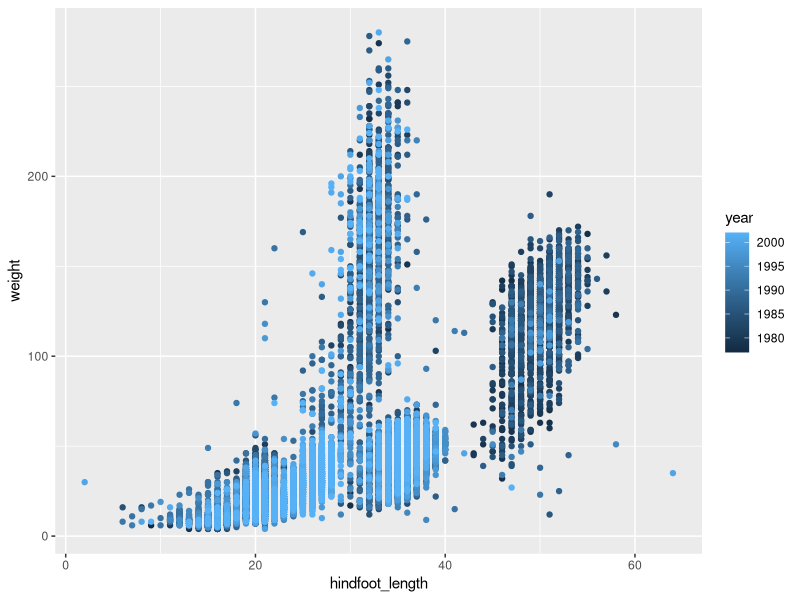
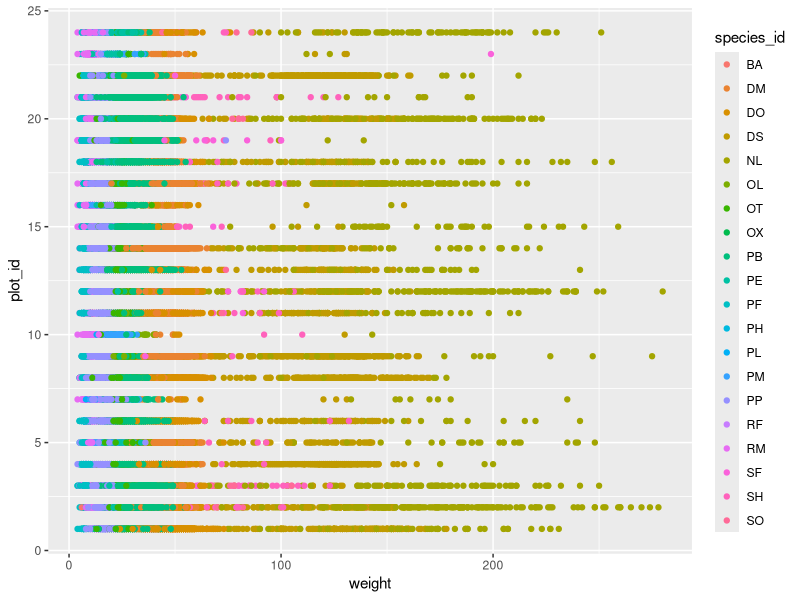
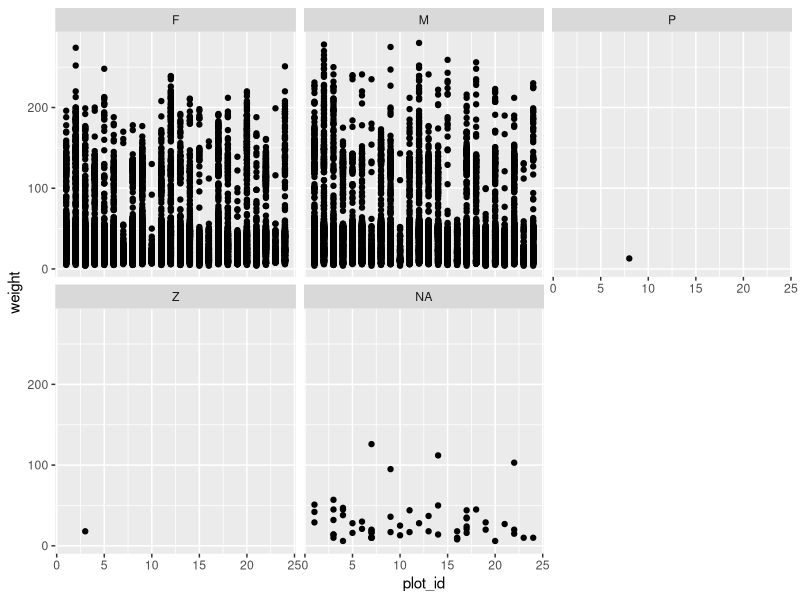
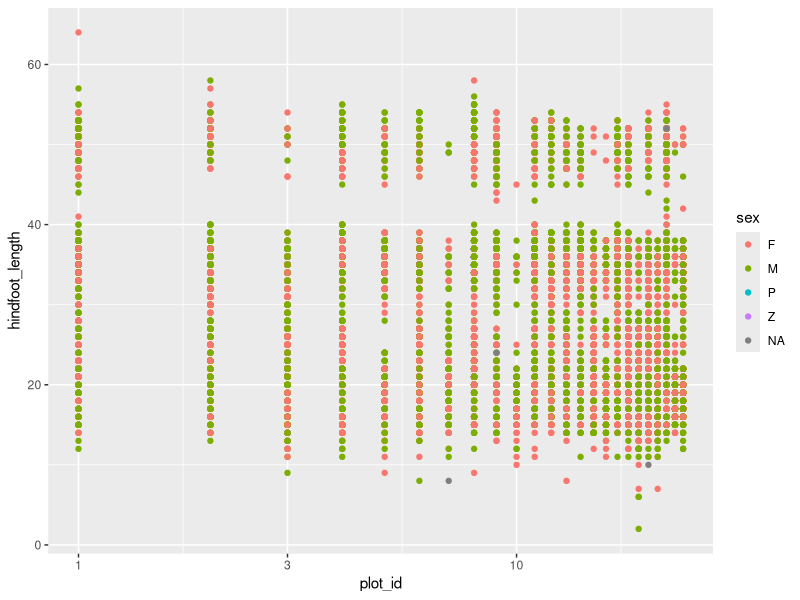
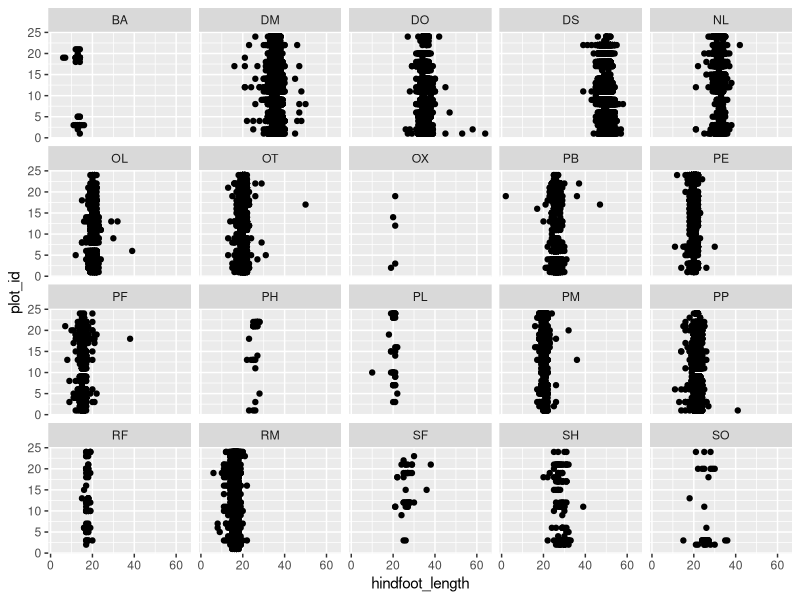
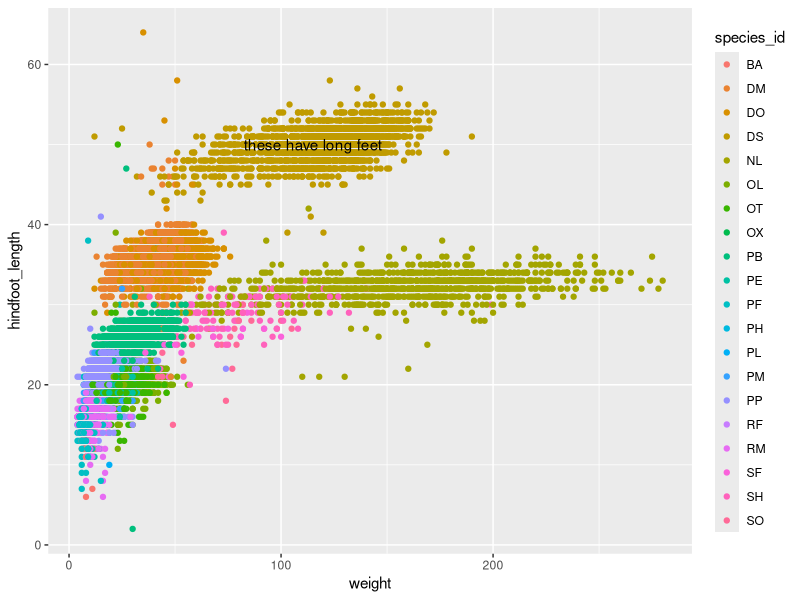

Source code (R) for these figures, in order:
## ---- chunk 1
knitr::opts_chunk$set(echo = TRUE)
## ---- chunk 2
library(tidyverse)
library(dplyr)
library(readr)
surveys_complete <- read_csv("data/surveys_complete.csv")
str(surveys_complete)
## ---- chunk 3
by_sex <- surveys_complete %>% 
  group_by(sex) %>%
  summarize(mean_hindfoot = mean(hindfoot_length, na.rm = TRUE),
            mean_weight = mean(weight, na.rm = TRUE))
## ---- chunk 4
by_species <- surveys_complete %>% 
  group_by(species_id) %>%
  summarize(mean_hindfoot = mean(hindfoot_length, na.rm = TRUE),
            mean_weight = mean(weight, na.rm = TRUE))
## ---- chunk 5
ggplot(data = surveys_complete) +
  geom_point(mapping = aes(x = hindfoot_length, y = weight, color = year))


## ---- chunk 6
ggplot(data = surveys_complete) +
  geom_point(mapping = aes(x = plot_id, y = weight, color = species_id)) +
  coord_flip()

## ---- chunk 7
ggplot(data = surveys_complete) +
  geom_point(mapping = aes(x = plot_id, y = weight)) +
  facet_wrap(~sex)
## ---- chunk 8
ggplot(data = surveys_complete) +
  geom_point(mapping = aes(x = plot_id, y = hindfoot_length, color = sex)) +
  scale_x_log10()
## ---- chunk 9
ggplot(data = surveys_complete) +
  geom_point(mapping = aes(x = plot_id, y = hindfoot_length)) +
  facet_wrap(~species_id) +
  coord_flip()
## ---- chunk 10
ggplot(data = surveys_complete) +
  geom_point(mapping = aes(x = weight, y = hindfoot_length, color = species_id))+
  annotate("text", x = 115, y = 50, label = "these have long feet")
## ---- chunk 11


